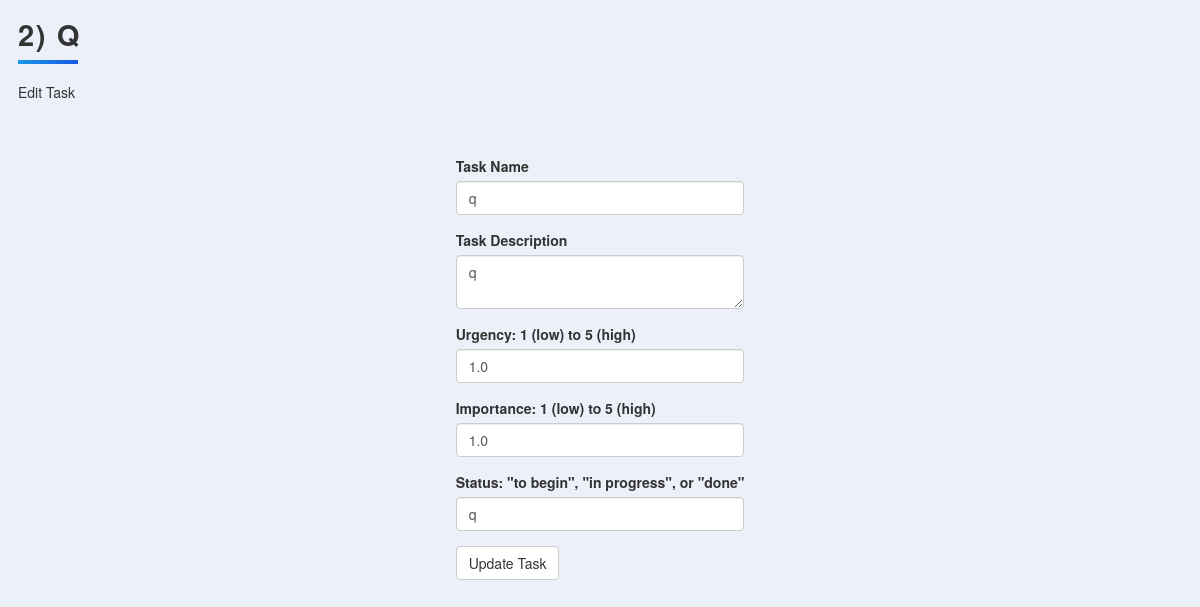
Page /edit?id=2 on the earlier database version.
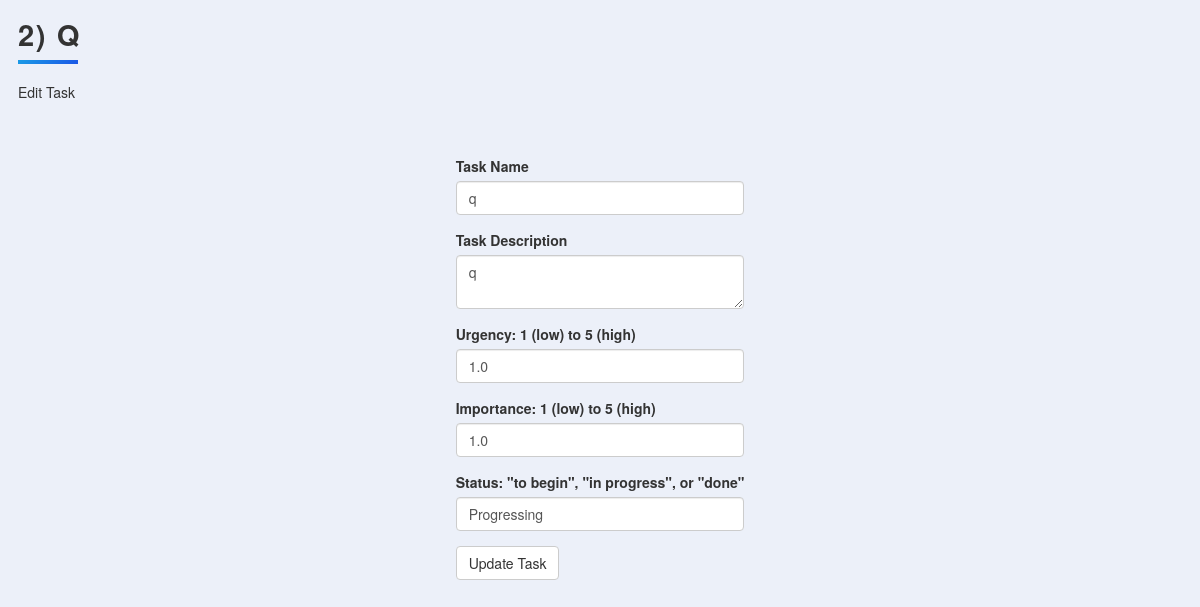
Same page on the later database version.
### main.py (models this page shows, shortened)
class Task(db.Model):
    id = db.Column(db.Integer, primary_key=True)
    title = db.Column(db.String(250), nullable=False)
    description = db.Column(db.String(500), nullable=True)
    urgency = db.Column(db.Float, nullable=True)
    importance = db.Column(db.Float, nullable=True)
    status = db.Column(db.String(250), nullable=True)

### main.py (the view, shortened to what this page needs)
@app.route("/edit", methods=["GET", "POST"])
def edit_task():
    task_id = request.args.get("id")
    task = Task.query.get(task_id)
    edit_form = EditTaskForm(
        title=task.title,
        description=task.description,
        urgency=task.urgency,
        importance=task.importance,
        status=task.status
    )
    return render_template("edit.html", task=task, form=edit_form)

### main.py
class EditTaskForm(FlaskForm):
    title = StringField("Task Name", validators=[DataRequired()])
    description = TextAreaField("Task Description", validators=[DataRequired()])
    urgency = StringField("Urgency: 1 (low) to 5 (high)", validators=[DataRequired()])
    importance = StringField("Importance: 1 (low) to 5 (high)", validators=[DataRequired()])
    status = StringField('Status: "to begin", "in progress", or "done"', validators=[DataRequired()])
    submit = SubmitField("Update Task")

### templates/edit.html (shortened to what this page needs)
{% extends 'bootstrap/base.html' %}
{% import "bootstrap/wtf.html" as wtf %}
{% block styles %}
  {{ super() }}
  <link rel="stylesheet" href="{{ url_for('static', filename='css/styles.css') }}">
{% endblock %}
{% block content %}
<div class="content">
  <h1 class="heading">{{ task.id }}) {{ task.title }}</h1>
    <p class="description">Edit Task</p>
      {{ wtf.quick_form(form, novalidate=True) }}
  </div>
{% endblock %}

Differences in the rows shown:
changed Task id 2: status "q" → "Progressing"
